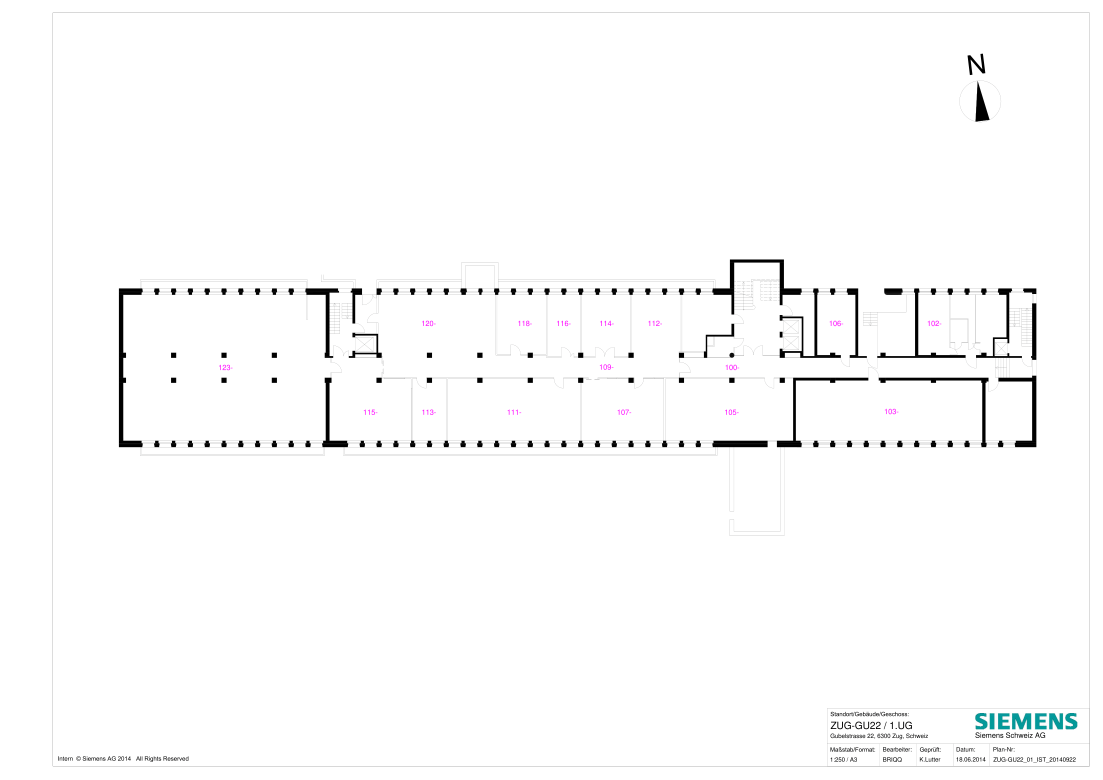
#> input picture pdf2png/ZUG-GU22_01_IST_20140922-1.png, 3309 x 2339 px (shown at 1/3 size); the run also reads 1 picture not shown here
$ jupyter execute --allow-errors Corner_explore.ipynb
#> lines starting #> are read from the running program, lines starting #| are printed output that depends on the picture; after the words box and inside, x2 and y2 are one past the last pixel; in counts of white or black regions, pixels touching at a corner belong together
## Import the libraries

[cell 1]
import numpy as np
import cv2
import os
import matplotlib.pyplot as plt

## Load the different files

[cell 2]
img_files = os.listdir("pdf2png")

[cell 3]
img = cv2.imread("pdf2png/ZUG-GU22_01_IST_20140922-1.png", 0) # 0 for grayscale

[cell 4]
img_file = img_files[0]

## Main functions

[cell 5]
def get_door(img, corners, door_length_thres = 70, low_thres = 20, thres = 0.4, debug= True):
    """
    Helps obtain the door coordinates from the image.
    The input is the image and the corners of the image.
    The door length threshold is the maximum length of the door. Low threshold is the minimum length of the door.
    The threshold is the minimum ratio of the door length to the image length.
    Debug shows the added door coordinates in new colors and useful for debugging.

    The output is the image with the doors joined
    """

    img = ~img
    if debug:
        plt.figure(figsize=(50,20))
        plt.imshow(img , cmap="gray")

    doors = []
    img_new = np.stack((img,)*3, axis=-1)
    a, b = np.where(corners>thres*corners.max())
    # For each corner, we check along the row and column to see if there is a door.
    for i in a:
        b_req = np.where(corners[i,:]>thres*corners[i,:].max())[0].reshape(-1)
        for x1, x2 in zip(b_req[:-1], b_req[1:]):
            if x2-x1 < door_length_thres and x2-x1 > low_thres:
                if debug:
                    color = (255, 0, 0)
                else:
                    color = (255,255,255)
                try:
                    if len(np.where(img[x1:x2,i]==0)[0])<=0.1*(x2-x1):
                        img_new = cv2.line(img_new, (int(x1),i), (int(x2),i), color, 2).astype(np.uint8)
                except:
                    pass
    for j in b:
        a_req = np.where(corners[:,j]>thres*corners[:,j].max())[0].reshape(-1)
        for y1, y2 in zip(a_req[:-1], a_req[1:]):
            if np.abs(y2-y1) < door_length_thres and np.abs(y2-y1) > low_thres:
                if debug:
                    color = (0, 255, 255)
                else:
                    color = (255,255,255)
                try:
                    if len(np.where(img[j,y1:y2]==0)[0])<=0.1*np.abs(y2-y1):
                        img_new = cv2.line(img_new, (j,int(y1)), (j,int(y2)), color, 2).astype(np.uint8)
                except:
                    pass
    #             # print(y1,y2)
    if debug:
        plt.figure(figsize=(50,20))
        plt.imshow(~img_new)
    else:
        return ~img_new

[cell 6]
def obtain_floorplan(img_file, corner_thres = 0.6, mid_show=True, stairs =False,return_dst = 0):

    """
    The function performs all the main steps to obtain the floorplan.
    The input is the image file name.
    stairs is a boolean variable to indicate if the stairs should be extracted from the image.
    The output is the image with the floorplan and the stairs.
    Return_dst returns the image and coordinates of the corners.
    Corner threshold selects corners more aggresively.
    Mid_show is used for debugging.
    """
#> called with img_file = 'ZUG-GU22_02_IST_20160907-1.png', corner_thres = 0.6, mid_show = True, stairs = False, return_dst = 0

    img = cv2.imread("pdf2png/" + img_file,0)
    img_gen_crop_init = img[600:1700,200:3400] # Cropping the image to remove the title and the legend. An estimate around the middle of the image.
    if mid_show:
        plt.figure(figsize=(50,20))
        plt.imshow(img_gen_crop_init, cmap="gray")
    img_gen_crop = np.where(img_gen_crop_init > 250, 255, 0).astype(np.uint8) # Binary thresholding
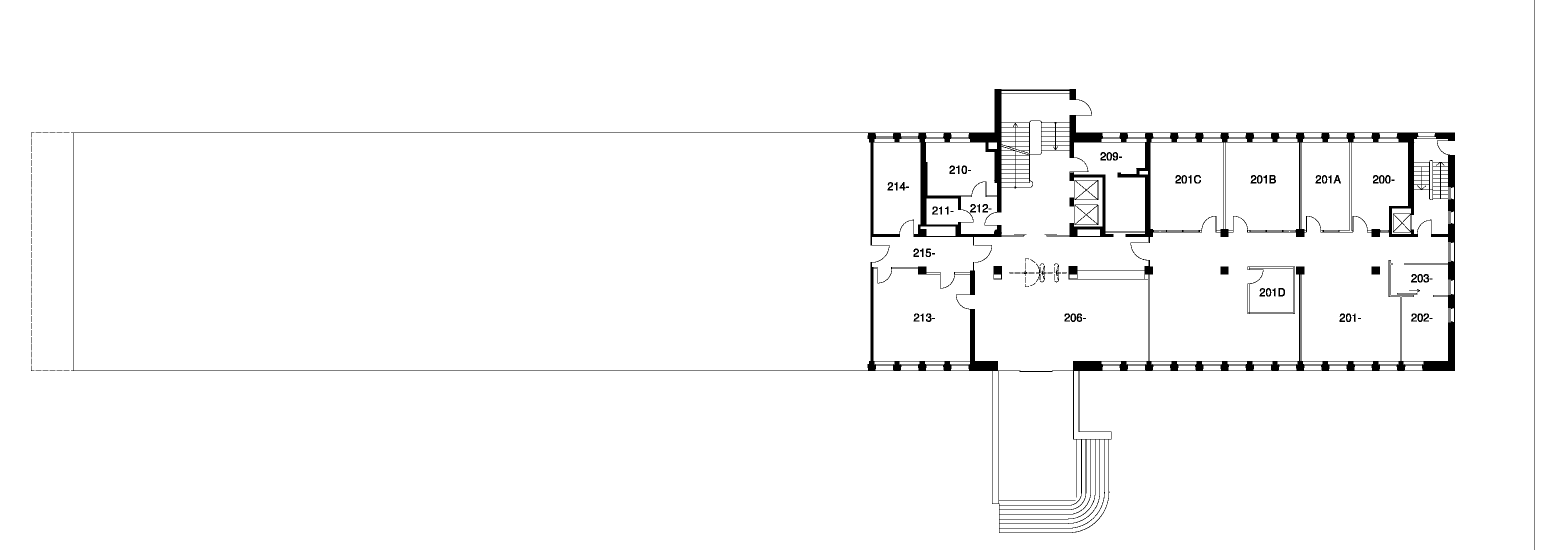
#> img_gen_crop: shape (1100, 3109) (shown at 1/2 size); 97.7% white; 143 black regions (73 under 20 px), largest, box (x1, y1, x2, y2) and area: (142, 178, 2910, 1066) 67023, (3068, 0, 3069, 1100) 1100, (2495, 533, 2590, 628) 770

    if mid_show:
        plt.figure(figsize=(50,20))
        plt.imshow(img_gen_crop, cmap="gray")

    img_gen_crop = cv2.erode(img_gen_crop,np.ones((3,3)), iterations=8)
#> img_gen_crop: shape (1100, 3109); 87.6% white; 16 black regions, largest, box (x1, y1, x2, y2) and area: (54, 170, 2918, 1074) 378911, (3060, 0, 3077, 1100) 18700, (2343, 342, 2410, 375) 2193
    img_gen_crop = cv2.dilate(img_gen_crop,np.ones((3,3)), iterations=8) # Eroding and dilating to remove noise and join certain walls
#> img_gen_crop: shape (1100, 3109); 95.3% white; 16 black regions, largest, box (x1, y1, x2, y2) and area: (62, 178, 2910, 1066) 152920, (3068, 0, 3069, 1100) 1100, (2351, 350, 2402, 367) 849


    img_cropped = np.stack((img_gen_crop,)*3, axis=-1)
    dst = cv2.cornerHarris(img_gen_crop,2,3,0.04)
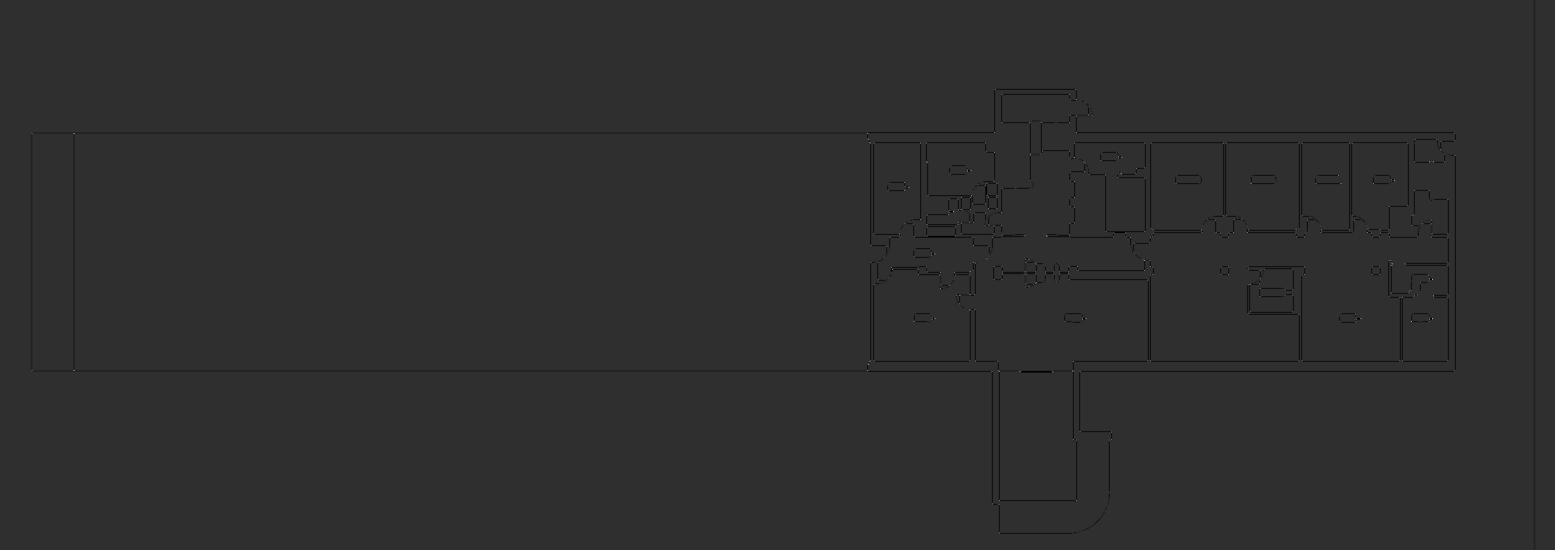
#> dst: shape (1100, 3109) float32 (shown at 1/2 size); min -0.04, max 0.175, mean -0.000361; drawn with min black and max white
    dst = cv2.dilate(dst,None) # Dilating to make the corners more prominent
    a, b = np.where(dst>corner_thres*dst.max())
#> a = 3615 values from 178 to 1066; b = 3615 values, max 2910 at index 128, min 63 at index 129, mean 2241
    if return_dst:
        return dst, img_gen_crop
    img_gen_crop = get_door(img_gen_crop, dst, thres=corner_thres, debug=False) # Obtaining the doors and locks the rooms
#> in get_door, `a, b = np.where(corners>thres*corners.max())`: a = 3615 values from 178 to 1066
#> the loop in get_door, `for i in a:` made 3615 passes
#> (i, b_req) on passes 1 to 3: (178, [1989, 1990, 1991, 2150, 2151, 2152]), (178, [1989, 1990, 1991, 2150, 2151, 2152]), (178, [1989, 1990, 1991, 2150, 2151, 2152])
#> the loop in get_door, `for j in b:` made 3615 passes
#> j on passes 1, 5, 6: 1989, 2151, 2152

    if mid_show:
        plt.figure(figsize=(50,20))
        plt.imshow(img_cropped, )
        plt.scatter(b,a , c="r", s=5)

    if mid_show:
        plt.figure(figsize=(50,20))
        plt.imshow(img_gen_crop)

    ## Obtaining the coordinates of the top left and bottom right corners of the floorplan. The images are aligned according to these coordinates.

    b_min = min(b)
#> b_min = 63
    a_req_min = np.min(np.where(dst[:,b_min]>corner_thres*dst[:,b_min].max()))
#> a_req_min = 266
    b_max = max(b)
#> b_max = 2910
    a_req_max = np.max(np.where(dst[:,b_max]>corner_thres*dst[:,b_max].max()))
#> a_req_max = 742
    ## The coordinates are saved for offsetting in 3D version
    with open("dilated/harris/del_"+img_file[:-4]+".npz", "wb") as f:
        np.savez(f, a_req_min = a_req_min, a_req_max = a_req_max, b_min = b_min, b_max = b_max)
    img_gen_crop = ~img_gen_crop
    img_gen_crop = np.mean(img_gen_crop,axis=-1)
#> img_gen_crop: shape (1100, 3109) float64; 5% white; 13 white regions, largest, box (x1, y1, x2, y2) and area: (62, 178, 2910, 1066) 163476, (3068, 0, 3069, 1100) 1100, (2351, 350, 2402, 367) 849

    ## Remove small objects using connected Components
    img_gen_crop = np.where(img_gen_crop>250, 255, 0).astype(np.int8)
    nb_components, output, stats, centroids = cv2.connectedComponentsWithStats(img_gen_crop, connectivity=4)
#> output: shape (1100, 3109) int32; 18 distinct labels, from 0 to 17
#> nb_components = 18; stats = 18 rows, first 6: [0, 0, 3109, 1100, 3248488], [3068, 0, 1, 1100, 1100], [62, 178, 2848, 888, 163422], [2201, 304, 43, 17, 603], [2167, 323, 2, 2, 3], [1899, 331, 43, 17, 597]; centroids = 18 rows, first 8: [1517.3, 550.1], [3068, 549.5], [2244.3, 541.4], [2218.7, 312.2], [2167.7, 323.3], [1916.5, 339.1], [2375.8, 358], [2526, 358.1]
    sizes = stats[1:, -1]
#> sizes = 17 values, max 163422 at index 1, min 1 at index 11, mean 10083.1
    nb_components = nb_components - 1
#> nb_components = 17
    if mid_show:
        plt.figure(figsize=(50,20))
        plt.imshow(img_gen_crop, cmap="gray")
    min_size = 200

    img2 = np.zeros((output.shape))
    for i in range(0, nb_components):
        if sizes[i] >= min_size:
            img2[output == i + 1] = 255
#> img2: shape (1100, 3109) float64; 5% white; 13 white regions, largest, box (x1, y1, x2, y2) and area: (62, 178, 2910, 1066) 163422, (3068, 0, 3069, 1100) 1100, (2351, 350, 2402, 367) 849
    img2 = img2.astype(np.uint8)

    ##After dilation, the stairs occupy a large area. This is used to obtain the stairs and elevators
    if stairs:
        stairs = cv2.dilate(img_cropped,np.ones((3,3)), iterations=25)
        stairs = np.where(np.mean(stairs, axis=-1)>250, 255, 0).astype(np.uint8)
        components = cv2.connectedComponentsWithStats(~stairs, connectivity=4)
        centroids = components[-1]
        print(len(centroids))
        plt.figure(figsize=(50,20))
        plt.imshow(~stairs)
        with open("./dilated/harris/info_"+img_file[:-4]+".npz", "wb") as f:
            np.savez(f, centroids = centroids)
        return None

    img = ~img2
#> img: shape (1100, 3109); 95% white; 13 black regions
    ## The rooms are obtained using connected components
    contours = cv2.findContours(~img, cv2.RETR_EXTERNAL, cv2.CHAIN_APPROX_SIMPLE)
#> contours = 2 contours, 1 with area under 20; largest, box (x1, y1, x2, y2) and area: (62, 178, 2910, 1066) 1435664
    contours = contours[0] if len(contours) == 2 else contours[1]
    contour_sizes = [(cv2.contourArea(contour), contour) for contour in contours]
#> contour_sizes = 2 items
    biggest_contour = max(contour_sizes, key=lambda x: x[0])[1]
#> biggest_contour = contour of 137 points, box (x1, y1, x2, y2) (62, 178, 2910, 1066), area 1435664
    mask = np.zeros_like(img)
    cv2.fillPoly(mask, [biggest_contour], 255)
#> mask: shape (1100, 3109); 42.1% white; 1 white region, box (x1, y1, x2, y2) and area: (62, 178, 2910, 1066) 1439480
    img[mask == 0] = 255
#> img: shape (1100, 3109); 95% white; 12 black regions, largest, box (x1, y1, x2, y2) and area: (62, 178, 2910, 1066) 163422, (2351, 350, 2402, 367) 849, (2501, 350, 2552, 367) 830

    # Find the connected components in the house
    ret, labels = cv2.connectedComponents(img)
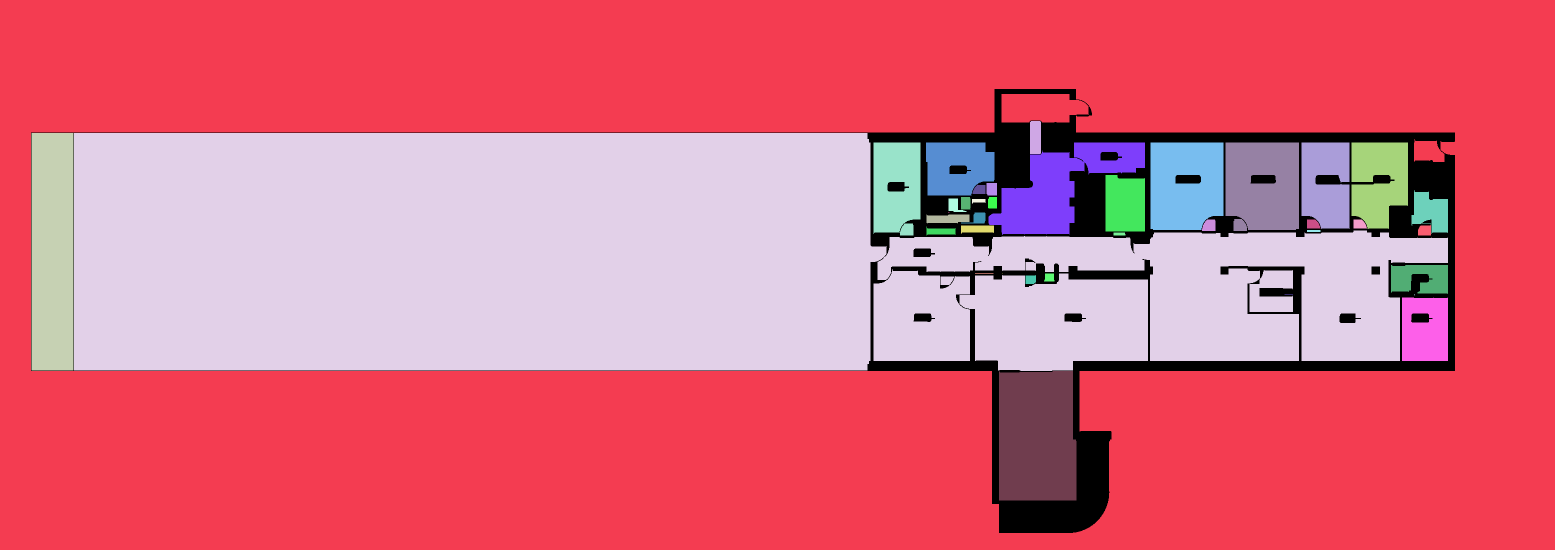
#> labels: shape (1100, 3109) int32 (shown at 1/2 size); 41 distinct labels, from 0 to 40; one colour per label, 0 black
#> ret = 41
    img = cv2.cvtColor(img,cv2.COLOR_GRAY2RGB)
    unique = np.unique(labels)
#> unique = 41 values from 0 to 40
    rooms = []
    for label in unique:
        component = labels == label
        if img[component].sum() == 0 or np.count_nonzero(component) < 10:
            color = 0
        else:
            rooms.append(component)
            color = np.random.randint(0, 250, size=3)
        zero = 0
        if zero in component[0] and zero in component[1]:
            img[component] = color
        else:
            img[component] = 255
#> this loop made 41 passes
#> color on passes 1 to 8: 0, [172, 47, 117], [192, 67, 195], [103, 9, 211], [21, 242, 36], [87, 70, 216], [88, 140, 58], [193, 230, 39]
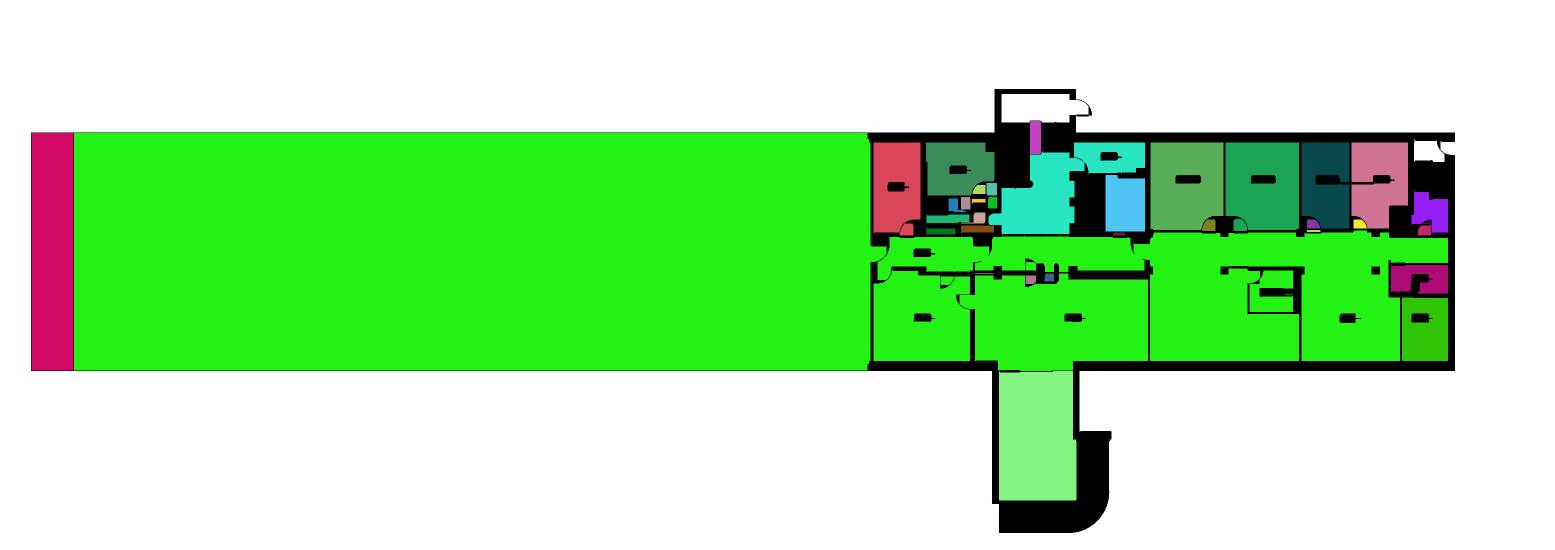
#> img: shape (1100, 3109, 3) (shown at 1/2 size); mean B, G, R 163.2, 230, 167.5
#> after the loop, rooms = 36 items
    if mid_show:
        plt.figure(figsize=(50,20))
        plt.imshow(img)

    plt.figure(figsize=(50,20))
    plt.imshow(img)

    return rooms, img

[cell 7]
img_files[-2]

[cell 8]
img_file = img_files[-2]

## Example on single room

[cell 9]
rooms, final_img = obtain_floorplan( img_file, mid_show=True)
#> rooms = 36 items

[cell 10]
# plt.figure(figsize=(50,20))
# stairs = cv2.dilate(img, kernel=np.ones((3,3)), iterations=12)

#> (a cell that did not finish here is left out)

#> call 2 of obtain_floorplan, with img_file = 'ZUG-GU22_01_IST_20140922-1.png', corner_thres = 0.6, mid_show = False, stairs = True, return_dst = 0
#> in obtain_floorplan (call 2), `a, b = np.where(dst>corner_thres*dst.max())`: a = 5616 values from 178 to 1008; b = 5616 values, max 2910 at index 437, min 156 at index 378, mean 1659.8
#> the loop in get_door (call 2), `for i in a:` made 5616 passes
#> the loop in get_door (call 2), `for j in b:` made 5616 passes
#> (j, a_req) on passes 4 to 6: (2150, [178, 179, 180, 285, 286, 287, 313, 314, 315]), (2151, [178, 179, 180]), (2152, [178, 179, 180, 263, 264, 265])
#> in obtain_floorplan (call 2), `b_min = min(b)`: b_min = 156
#> in obtain_floorplan (call 2), `a_req_min = np.min(np.where(dst[:,b_min]>corner_thres*dst[:,b_min].max..`: a_req_min = 265
#> in obtain_floorplan (call 2), `nb_components, output, stats, centroids = cv2.connectedComponentsWithS..`:
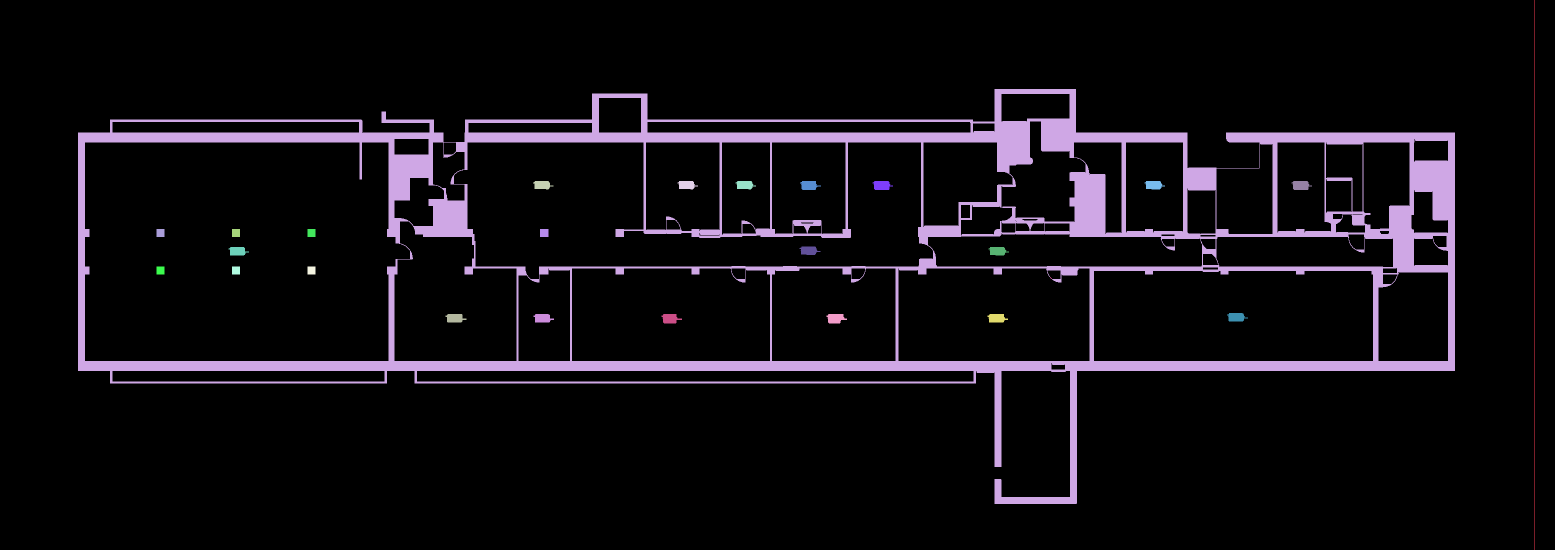
#> output: shape (1100, 3109) int32 (shown at 1/2 size); 27 distinct labels, from 0 to 26; one colour per label, 0 black
#> in obtain_floorplan (call 2), `nb_components, output, stats, centroids = cv2.connectedComponentsWithS..`: nb_components = 27; stats = 27 rows, first 6: [0, 0, 3109, 1100, 3149291], [3068, 0, 1, 1100, 1100], [156, 178, 2754, 830, 259009], [1066, 362, 41, 17, 510], [1355, 362, 41, 17, 512], [1471, 362, 41, 17, 519]; centroids = 27 pairs, first value 320.5 to 3068, second value 369.6 to 636.9
#> in obtain_floorplan (call 2), `sizes = stats[1:, -1]`: sizes = 26 values, max 259009 at index 1, min 7 at index 19, mean 10408
#> in obtain_floorplan (call 2), `nb_components = nb_components - 1`: nb_components = 26
#> in obtain_floorplan (call 2), `centroids = components[-1]`: centroids = [[1553.7, 549.6], [2114.5, 268.5], [2026.5, 286.5], [2864, 351.5], [2179.5, 411], [900, 437]]
#| 6
